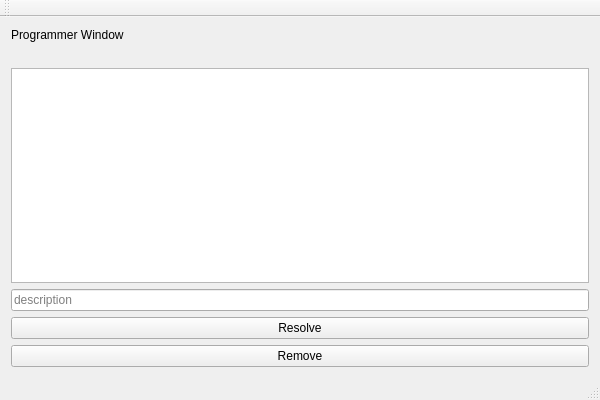
<?xml version="1.0" encoding="UTF-8"?>
<ui version="4.0">
 <class>ProgrammerWindowClass</class>
 <widget class="QMainWindow" name="ProgrammerWindowClass">
  <property name="geometry">
   <rect>
    <x>0</x>
    <y>0</y>
    <width>600</width>
    <height>400</height>
   </rect>
  </property>
  <property name="windowTitle">
   <string>ProgrammerWindow</string>
  </property>
  <widget class="QWidget" name="centralWidget">
   <layout class="QVBoxLayout" name="verticalLayout">
    <item>
     <widget class="QLabel" name="label">
      <property name="text">
       <string>Programmer Window</string>
      </property>
     </widget>
    </item>
    <item>
     <widget class="QLabel" name="pname">
      <property name="text">
       <string/>
      </property>
     </widget>
    </item>
    <item>
     <widget class="QTableView" name="issueTable"/>
    </item>
    <item>
     <widget class="QLineEdit" name="descriptionInput">
      <property name="placeholderText">
       <string>description</string>
      </property>
     </widget>
    </item>
    <item>
     <widget class="QPushButton" name="resolveBtn">
      <property name="text">
       <string>Resolve</string>
      </property>
     </widget>
    </item>
    <item>
     <widget class="QPushButton" name="removeBtn">
      <property name="text">
       <string>Remove</string>
      </property>
     </widget>
    </item>
   </layout>
  </widget>
  <widget class="QMenuBar" name="menuBar">
   <property name="geometry">
    <rect>
     <x>0</x>
     <y>0</y>
     <width>600</width>
     <height>21</height>
    </rect>
   </property>
  </widget>
  <widget class="QToolBar" name="mainToolBar">
   <attribute name="toolBarArea">
    <enum>TopToolBarArea</enum>
   </attribute>
   <attribute name="toolBarBreak">
    <bool>false</bool>
   </attribute>
  </widget>
  <widget class="QStatusBar" name="statusBar"/>
 </widget>
 <layoutdefault spacing="6" margin="11"/>
 <resources/>
 <connections/>
</ui>
